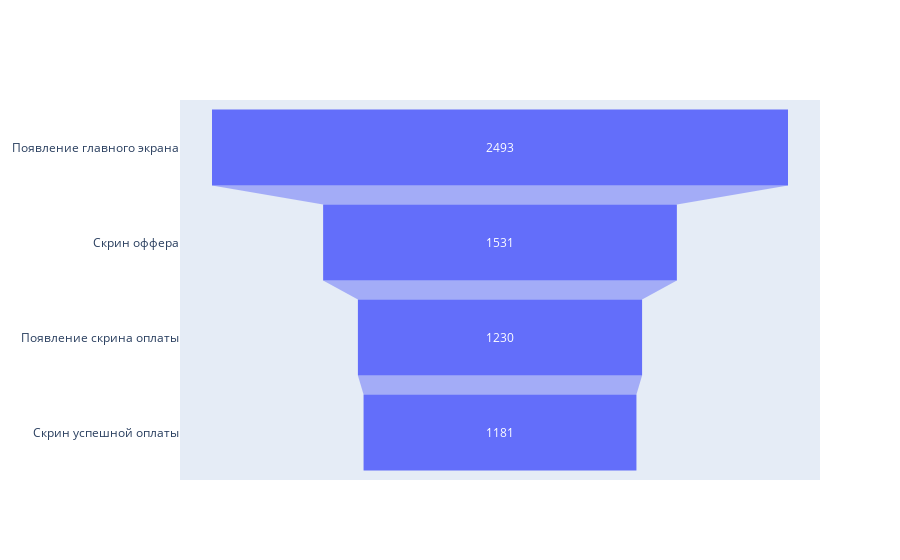

The notebook cell this image was saved under:
### Code cell
funn = df[df['font_new'] ==  True].groupby('event_name')['user_id'].nunique() #срез по полю "font_new" с значением False - старый шрифт
funn = funn[funn.index != 'Tutorial'].reset_index().sort_values(by = 'user_id', ascending = False)
plt.figure(figsize = (4,2))
fig = go.Figure(
    go.Funnel(
        y=['Появление главного экрана','Скрин оффера','Появление скрина оплаты','Скрин успешной оплаты'],
        x=funn['user_id']))

fig.show()

### Figure 1 — Plotly figure (JSON) as saved in the notebook; plotly's stock layout.template omitted (floating-point values rounded to 4 significant figures)
{"data": [{"type": "funnel", "x": [2493, 1531, 1230, 1181], "y": ["Появление главного экрана", "Скрин оффера", "Появление скрина оплаты", "Скрин успешной оплаты"]}], "layout": {}}
